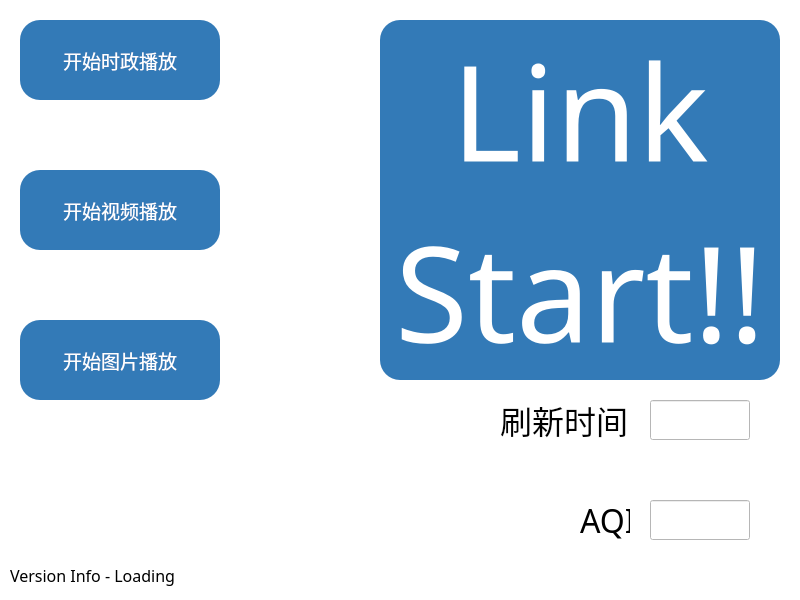
<?xml version="1.0" encoding="UTF-8"?>
<ui version="4.0">
 <class>Entrance</class>
 <widget class="QMainWindow" name="Entrance">
  <property name="geometry">
   <rect>
    <x>0</x>
    <y>0</y>
    <width>800</width>
    <height>600</height>
   </rect>
  </property>
  <property name="sizePolicy">
   <sizepolicy hsizetype="Fixed" vsizetype="Fixed">
    <horstretch>0</horstretch>
    <verstretch>0</verstretch>
   </sizepolicy>
  </property>
  <property name="minimumSize">
   <size>
    <width>800</width>
    <height>600</height>
   </size>
  </property>
  <property name="maximumSize">
   <size>
    <width>800</width>
    <height>600</height>
   </size>
  </property>
  <property name="windowTitle">
   <string>Project Edge Screen - 欢迎</string>
  </property>
  <property name="styleSheet">
   <string notr="true">QWidget{
background-color: white;
}

QPushButton{
color: white;
border-color: #2e6da4;
background-color: #337ab7;
border-radius:20px;
}
QPushButton:hover{
background-color:#286090;
border-color:#204d74;
}
QPushButton:checked{
background-color:#286090;
border-color:#204d74;

}</string>
  </property>
  <widget class="QWidget" name="centralwidget">
   <widget class="QPushButton" name="newsButton">
    <property name="geometry">
     <rect>
      <x>20</x>
      <y>20</y>
      <width>200</width>
      <height>80</height>
     </rect>
    </property>
    <property name="font">
     <font>
      <family>思源黑体 CN Regular</family>
      <pointsize>14</pointsize>
     </font>
    </property>
    <property name="styleSheet">
     <string notr="true"/>
    </property>
    <property name="text">
     <string>开始时政播放</string>
    </property>
   </widget>
   <widget class="QPushButton" name="videoButton">
    <property name="geometry">
     <rect>
      <x>20</x>
      <y>170</y>
      <width>200</width>
      <height>80</height>
     </rect>
    </property>
    <property name="font">
     <font>
      <family>思源黑体 CN Regular</family>
      <pointsize>14</pointsize>
     </font>
    </property>
    <property name="text">
     <string>开始视频播放</string>
    </property>
   </widget>
   <widget class="QPushButton" name="picsButton">
    <property name="geometry">
     <rect>
      <x>20</x>
      <y>320</y>
      <width>200</width>
      <height>80</height>
     </rect>
    </property>
    <property name="font">
     <font>
      <family>思源黑体 CN Regular</family>
      <pointsize>14</pointsize>
     </font>
    </property>
    <property name="text">
     <string>开始图片播放</string>
    </property>
   </widget>
   <widget class="QLabel" name="versionLabel">
    <property name="geometry">
     <rect>
      <x>10</x>
      <y>560</y>
      <width>780</width>
      <height>30</height>
     </rect>
    </property>
    <property name="font">
     <font>
      <family>思源黑体 CN Regular</family>
      <pointsize>12</pointsize>
     </font>
    </property>
    <property name="text">
     <string>Version Info - Loading</string>
    </property>
   </widget>
   <widget class="QLineEdit" name="aqi_input">
    <property name="geometry">
     <rect>
      <x>650</x>
      <y>500</y>
      <width>100</width>
      <height>40</height>
     </rect>
    </property>
    <property name="font">
     <font>
      <family>思源黑体 CN Regular</family>
      <pointsize>24</pointsize>
     </font>
    </property>
    <property name="text">
     <string/>
    </property>
   </widget>
   <widget class="QLabel" name="AQI_label">
    <property name="geometry">
     <rect>
      <x>580</x>
      <y>500</y>
      <width>50</width>
      <height>40</height>
     </rect>
    </property>
    <property name="font">
     <font>
      <family>思源黑体 CN Regular</family>
      <pointsize>24</pointsize>
     </font>
    </property>
    <property name="text">
     <string>AQI</string>
    </property>
   </widget>
   <widget class="QLabel" name="Refresh_Label">
    <property name="geometry">
     <rect>
      <x>500</x>
      <y>400</y>
      <width>150</width>
      <height>40</height>
     </rect>
    </property>
    <property name="font">
     <font>
      <family>思源黑体 CN Regular</family>
      <pointsize>24</pointsize>
     </font>
    </property>
    <property name="text">
     <string>刷新时间</string>
    </property>
   </widget>
   <widget class="QLineEdit" name="Refresh_input">
    <property name="geometry">
     <rect>
      <x>650</x>
      <y>400</y>
      <width>100</width>
      <height>40</height>
     </rect>
    </property>
    <property name="font">
     <font>
      <family>思源黑体 CN Regular</family>
      <pointsize>24</pointsize>
     </font>
    </property>
    <property name="text">
     <string/>
    </property>
   </widget>
   <widget class="QPushButton" name="linkStartButton">
    <property name="geometry">
     <rect>
      <x>380</x>
      <y>20</y>
      <width>400</width>
      <height>360</height>
     </rect>
    </property>
    <property name="font">
     <font>
      <family>Source Sans Pro</family>
      <pointsize>100</pointsize>
     </font>
    </property>
    <property name="text">
     <string>Link
Start!!</string>
    </property>
   </widget>
  </widget>
 </widget>
 <resources/>
 <connections/>
 <slots>
  <slot>show_news()</slot>
 </slots>
</ui>
